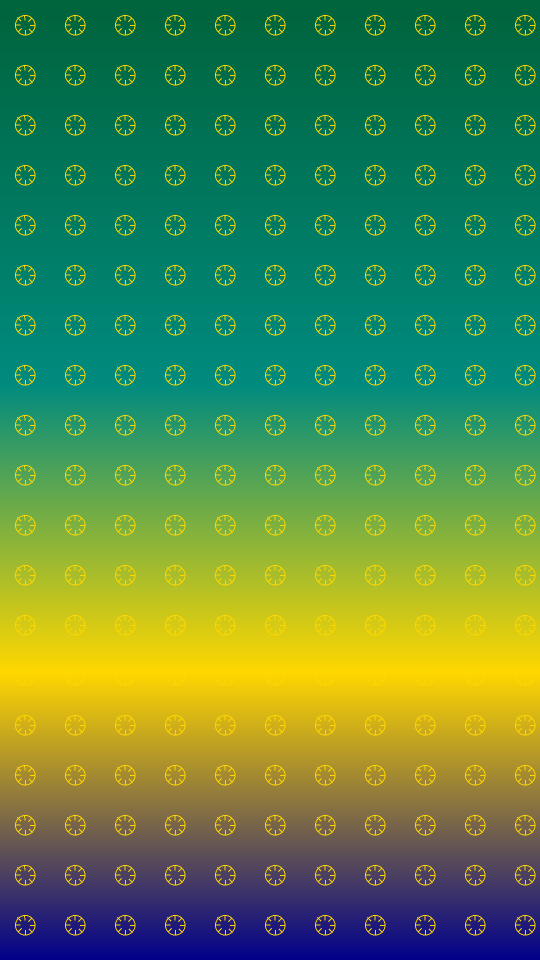
#> input picture background.png, 1080 x 1920 px (shown at 1/2 size)
$ python generate_images.py
#> lines starting #> are read from the running program, lines starting #| are printed output that depends on the picture
"""
Beautiful Image Generator for Arabic Learning Videos
Uses ONE pre-made background image for all phrases with RTL Arabic text support
"""

import os
from pathlib import Path
from PIL import Image, ImageDraw, ImageFont

# Image dimensions
IMAGE_WIDTH = 1080
IMAGE_HEIGHT = 1920

# Background image path
BACKGROUND_IMAGE = Path("background.png")

# Arabic font path (using common Arabic fonts)
ARABIC_FONT_PATHS = [
    "fonts/arial.ttf",  # Arial supports Arabic
    "fonts/arabictypesetting.ttf",
    "fonts/scheherazade-new.ttf",
    "fonts/amiri.ttf",
    "C:/Windows/Fonts/arial.ttf",  # Windows system font
    "/usr/share/fonts/truetype/dejavu/DejaVuSans.ttf",  # Linux fallback
]


# [56 lines left out: function create_default_background, not called in this run]


def load_background():
    """
    Load the background image (creates default if doesn't exist)
    """

    if not BACKGROUND_IMAGE.exists():
        print("[background] No background found, creating default...")
        return create_default_background()

    return Image.open(BACKGROUND_IMAGE)
#> returned value is the input picture: PIL image 1080x1920 RGB; mean R, G, B 83, 135.8, 73.9


def load_arabic_font(font_path, size):
    """Load Arabic font with fallback support"""
#> called with font_path = 'fonts/arial.ttf', size = 90
    for path in ARABIC_FONT_PATHS:
        try:
            return ImageFont.truetype(path, size)
        except:
            continue
    # Last resort: default font
    print(f"[fonts] ⚠️ WARNING: Could not load Arabic font {font_path}!")
    return ImageFont.load_default()


def create_phrase_image(phrase_data: dict, output_path: str):
    """
    Create image using the SAME background for all phrases
    Supports RTL Arabic text
    """

    # Load background (reuse same image every time)
    img = load_background().copy()
    draw = ImageDraw.Draw(img)

    # Load fonts
    try:
        # Try fonts/ folder first
        font_category = ImageFont.truetype("fonts/arial.ttf", 70)
        font_large = ImageFont.truetype("fonts/arialbd.ttf", 85)
        font_arabic = load_arabic_font("fonts/arial.ttf", 90)  # Larger for Arabic
        font_pronunciation = ImageFont.truetype("fonts/ariali.ttf", 28)
    except:
        try:
            # Windows system fonts
            font_category = ImageFont.truetype("arial.ttf", 70)
            font_large = ImageFont.truetype("arialbd.ttf", 85)
            font_arabic = load_arabic_font("C:/Windows/Fonts/arial.ttf", 90)
            font_pronunciation = ImageFont.truetype("ariali.ttf", 28)
        except:
            # Linux fallback
            font_category = ImageFont.truetype("/usr/share/fonts/truetype/dejavu/DejaVuSans-Bold.ttf", 70)
            font_large = ImageFont.truetype("/usr/share/fonts/truetype/dejavu/DejaVuSans-Bold.ttf", 85)
            font_arabic = load_arabic_font("/usr/share/fonts/truetype/dejavu/DejaVuSans.ttf", 90)
            font_pronunciation = ImageFont.truetype("/usr/share/fonts/truetype/dejavu/DejaVuSans.ttf", 28)

    # Get text
    category = phrase_data.get("category", "Arabic Learning")
    english = phrase_data.get("english", "")
    arabic = phrase_data.get("arabic", "")
    pronunciation = phrase_data.get("pronunciation", "")

    # Helper: wrap text
    def wrap_text(text, font, max_width):
        words = text.split()
        lines = []
        current_line = []

        for word in words:
            test_line = ' '.join(current_line + [word])
            bbox = draw.textbbox((0, 0), test_line, font=font)
            width = bbox[2] - bbox[0]

            if width <= max_width:
                current_line.append(word)
            else:
                if current_line:
                    lines.append(' '.join(current_line))
                current_line = [word]

        if current_line:
            lines.append(' '.join(current_line))

        return lines

    # Draw category at top with IMPRESSIVE styling
    category_text = category.upper()
    category_bbox = draw.textbbox((IMAGE_WIDTH // 2, 180), category_text, font=font_category, anchor="mm")
#> category_bbox = (324, 150, 756, 222)

    # Draw gradient background box for category with glow
    padding = 25

    # Glow effect
    for i in range(min(padding, 15)):
        alpha = int(200 - (i * 10))
        if alpha > 0:
            draw.rectangle(
                [
                    (category_bbox[0] - padding + i, category_bbox[1] - padding + i),
                    (category_bbox[2] + padding - i, category_bbox[3] + padding - i)
                ],
                outline=(0, 100, 0, alpha)  # Green glow
            )

    # Solid background
    draw.rectangle(
        [
            (category_bbox[0] - padding, category_bbox[1] - padding),
            (category_bbox[2] + padding, category_bbox[3] + padding)
        ],
        fill=(20, 40, 20, 220)  # Dark green
    )

    # Draw category text with glow
    for offset in [(2,2), (-2,2), (2,-2), (-2,-2)]:
        draw.text(
            (IMAGE_WIDTH // 2 + offset[0], 180 + offset[1]),
            category_text,
            fill=(0, 100, 0),  # Green glow
            font=font_category,
            anchor="mm"
        )

    draw.text(
        (IMAGE_WIDTH // 2, 180),
        category_text,
        fill=(255, 255, 255),
        font=font_category,
        anchor="mm",
        stroke_width=2,
        stroke_fill=(0, 0, 0)
    )

    # Draw English with solid background
    english_y = 500
    english_lines = wrap_text(english, font_large, IMAGE_WIDTH - 140)
#> the loop in wrap_text, `for word in words:` made 5 passes
#> (bbox, width) on passes 1 to 5: ((0, 14, 224, 80), 224), ((0, 14, 638, 97), 638), ((0, 14, 851, 97), 851), ((0, 14, 1015, 97), 1015), ((0, 16, 366, 97), 366)
#> after the loop in wrap_text, `for word in words:`: lines = ['Good morning! How']
#> english_lines = ['Good morning! How', 'are you?']

    total_height = len(english_lines) * 100
#> total_height = 200

    # Solid background for English (dark blue)
    box_top = english_y - 70
    box_bottom = english_y + total_height - 20
#> box_bottom = 680

    draw.rectangle(
        [(70, box_top), (IMAGE_WIDTH - 70, box_bottom)],
        fill=(30, 40, 80)  # Dark blue, solid
    )

    # Draw English text
    for i, line in enumerate(english_lines):
        y_pos = english_y + (i * 100)
        draw.text(
            (IMAGE_WIDTH // 2, y_pos),
            line,
            fill=(255, 255, 255),
            font=font_large,
            anchor="mm",
            stroke_width=5,
            stroke_fill=(0, 0, 0)
        )
#> this loop made 2 passes
#> (line, y_pos) on passes 1 to 2: ('Good morning! How', 500), ('are you?', 600)

    # Draw Arabic with solid background (RTL)
    arabic_y = english_y + (len(english_lines) * 100) + 120
#> arabic_y = 820
    arabic_lines = wrap_text(arabic, font_arabic, IMAGE_WIDTH - 140)
#> the loop in wrap_text (call 2), `for word in words:` made 4 passes
#> (bbox, width) on passes 1 to 4: ((0, 15, 189, 106), 189), ((0, 15, 441, 106), 441), ((0, 15, 633, 106), 633), ((0, 15, 896, 106), 896)
#> arabic_lines = ['صباح الخير! كيف حالك؟']

    total_height = len(arabic_lines) * 110  # More spacing for Arabic
#> total_height = 110

    # Solid background for Arabic (warm brown/gold)
    box_top = arabic_y - 70
#> box_top = 750
    box_bottom = arabic_y + total_height - 20
#> box_bottom = 910

    draw.rectangle(
        [(70, box_top), (IMAGE_WIDTH - 70, box_bottom)],
        fill=(80, 50, 30)  # Warm brown, solid
    )

    # Draw Arabic text (bright yellow for visibility)
    # Arabic is RTL - PIL handles this automatically with proper fonts
    for i, line in enumerate(arabic_lines):
        y_pos = arabic_y + (i * 110)
        draw.text(
            (IMAGE_WIDTH // 2, y_pos),
            line,
            fill=(255, 255, 0),  # Bright yellow
            font=font_arabic,
            anchor="mm",
            stroke_width=5,
            stroke_fill=(0, 0, 0)
        )
#> this loop made 1 pass
#> (line, y_pos) on pass 1: ('صباح الخير! كيف حالك؟', 820)

    # Draw pronunciation (subtle, elegant) with WRAPPING
    pronunciation_y = arabic_y + (len(arabic_lines) * 110) + 60
#> pronunciation_y = 990
    pronunciation_text = f"[{pronunciation}]"

    # Wrap pronunciation text
    max_pron_width = 700
    pron_lines = wrap_text(pronunciation_text, font_pronunciation, max_pron_width)
#> pron_lines = ['[Sabaah al-khayr! Kayfa haaluk?]']

    # Calculate total height for all pronunciation lines
    pron_line_height = 35
    total_pron_height = len(pron_lines) * pron_line_height
#> total_pron_height = 35

    # Calculate box dimensions
    box_top = pronunciation_y - 12
#> box_top = 978
    box_bottom = pronunciation_y + total_pron_height + 12
#> box_bottom = 1037

    if box_bottom <= box_top:
        box_bottom = box_top + 40

    if pron_lines:
        first_line_bbox = draw.textbbox((IMAGE_WIDTH // 2, pronunciation_y), pron_lines[0], font=font_pronunciation, anchor="mm")
#> first_line_bbox = (307, 979, 773, 1006)
        box_left = first_line_bbox[0] - 15
#> box_left = 292
        box_right = first_line_bbox[2] + 15
#> box_right = 788
    else:
        box_left = IMAGE_WIDTH // 2 - 100
        box_right = IMAGE_WIDTH // 2 + 100

    # Draw background box
    draw.rectangle(
        [(box_left, box_top), (box_right, box_bottom)],
        fill=(40, 40, 60, 150)
    )

    # Draw each pronunciation line
    for i, pron_line in enumerate(pron_lines):
        y_pos = pronunciation_y + (i * pron_line_height)
        draw.text(
            (IMAGE_WIDTH // 2, y_pos),
            pron_line,
            fill=(200, 200, 220),
            font=font_pronunciation,
            anchor="mm",
            stroke_width=1,
            stroke_fill=(0, 0, 0)
        )
#> this loop made 1 pass
#> (pron_line, y_pos) on pass 1: ('[Sabaah al-khayr! Kayfa haaluk?]', 990)

    # Save
    Path(output_path).parent.mkdir(parents=True, exist_ok=True)
    img.save(output_path, quality=95, optimize=True)
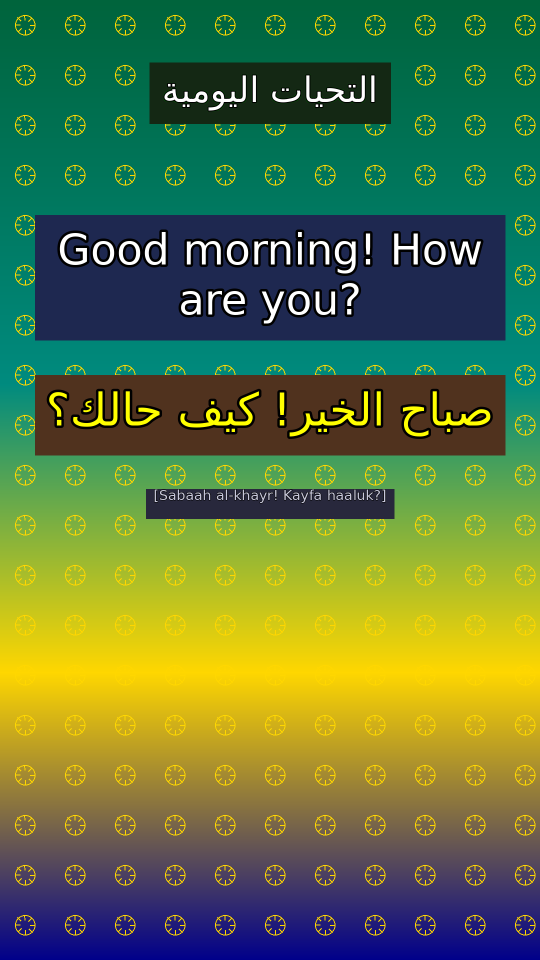
#> saved as test_image.jpg: PIL image 1080x1920 RGB (shown at 1/2 size); mean R, G, B 90.5, 117.1, 64.6

    return output_path


def generate_complete_image(phrase_data: dict, output_path: str):
    """
    Generate image with text on the SAME background
    """
    return create_phrase_image(phrase_data, output_path)


if __name__ == "__main__":
    # Test
    test_phrase = {
        "english": "Good morning! How are you?",
        "arabic": "صباح الخير! كيف حالك؟",
        "pronunciation": "Sabaah al-khayr! Kayfa haaluk?",
        "category": "التحيات اليومية"
    }

    output = "test_output/test_image.jpg"
    generate_complete_image(test_phrase, output)
    print(f"\n✅ Test image generated: {output}")
